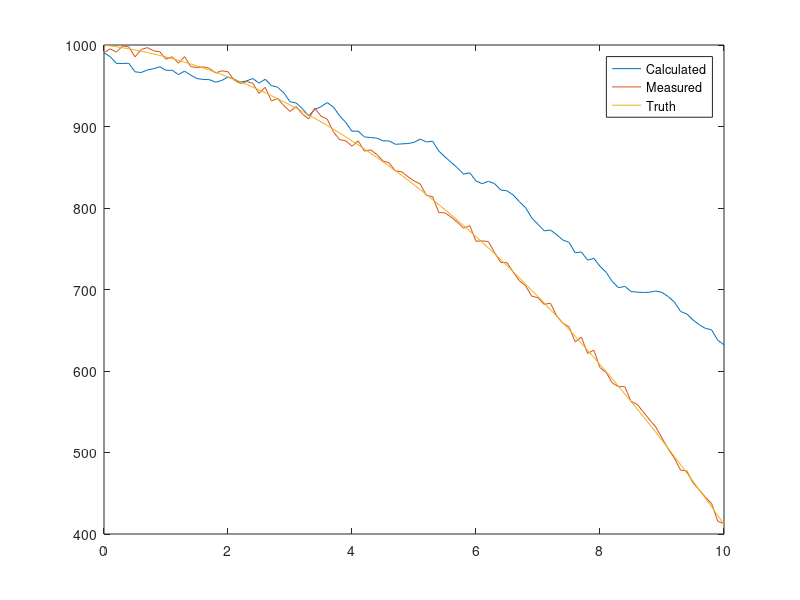

Reproduce this figure in MATLAB.
dt = .1;
t = 0:dt:10;

g = -9.8;
P = 1000;

X_0 = [P;
       0];
u = g;

truth = P + g*t + 1/2*g*t.^2;

noise = 5 * normrnd(0,1,[1,101]);

meas = truth + noise;

for i = 1:length(t)
    A = [1 dt; 
        0 1];

    B = [1/2 * dt^2;
        dt];
    
    if i == 1
        X_i(i).pos = A * X_0 + B * u + noise(i);
    else
        X_i(i).pos = A * X_i(i-1).pos + B * u + noise(i);
    end
    
    
    
end



for i = 1:length(t)
    position(i) = X_i(i).pos(1);
end

figure(1)
plot(t,position)
hold on
plot(t,meas)
hold on
plot(t,truth)
hold off
legend('Calculated','Measured','Truth')



